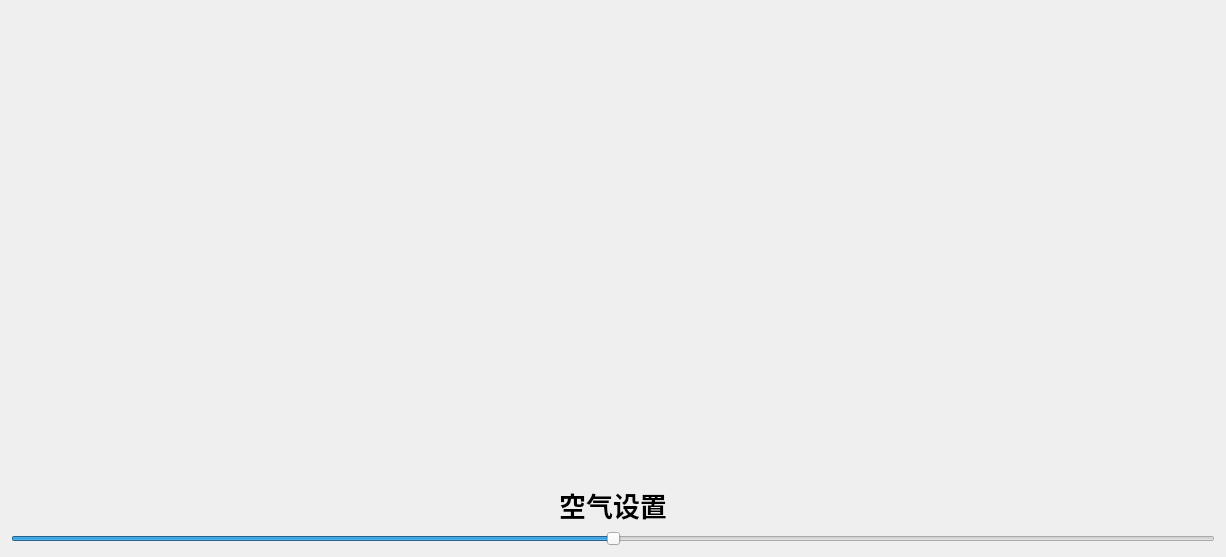
<?xml version="1.0" encoding="UTF-8"?>
<ui version="4.0">
 <class>Dashboard</class>
 <widget class="QWidget" name="Dashboard">
  <property name="geometry">
   <rect>
    <x>0</x>
    <y>0</y>
    <width>1226</width>
    <height>557</height>
   </rect>
  </property>
  <property name="windowTitle">
   <string>Form</string>
  </property>
  <layout class="QVBoxLayout" name="verticalLayout">
   <item>
    <spacer name="verticalSpacer">
     <property name="orientation">
      <enum>Qt::Vertical</enum>
     </property>
     <property name="sizeHint" stdset="0">
      <size>
       <width>20</width>
       <height>787</height>
      </size>
     </property>
    </spacer>
   </item>
   <item>
    <widget class="QLabel" name="label">
     <property name="font">
      <font>
       <pointsize>20</pointsize>
       <italic>false</italic>
       <bold>true</bold>
       <underline>false</underline>
       <strikeout>false</strikeout>
      </font>
     </property>
     <property name="text">
      <string>空气设置</string>
     </property>
     <property name="alignment">
      <set>Qt::AlignCenter</set>
     </property>
    </widget>
   </item>
   <item>
    <widget class="QSlider" name="horizontalSlider">
     <property name="minimum">
      <number>-100</number>
     </property>
     <property name="maximum">
      <number>100</number>
     </property>
     <property name="orientation">
      <enum>Qt::Horizontal</enum>
     </property>
    </widget>
   </item>
  </layout>
 </widget>
 <resources/>
 <connections/>
</ui>
